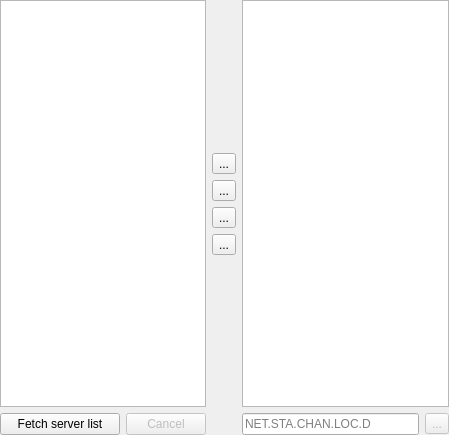
<?xml version="1.0" encoding="UTF-8"?>
<ui version="4.0">
 <class>StreamListWidget</class>
 <widget class="QWidget" name="StreamListWidget">
  <property name="geometry">
   <rect>
    <x>0</x>
    <y>0</y>
    <width>449</width>
    <height>435</height>
   </rect>
  </property>
  <property name="windowTitle">
   <string>Form</string>
  </property>
  <layout class="QGridLayout" name="gridLayout">
   <property name="margin">
    <number>0</number>
   </property>
   <item row="0" column="2">
    <widget class="QTreeView" name="resultStreamView">
     <property name="alternatingRowColors">
      <bool>true</bool>
     </property>
     <property name="selectionMode">
      <enum>QAbstractItemView::ContiguousSelection</enum>
     </property>
    </widget>
   </item>
   <item row="0" column="1">
    <layout class="QVBoxLayout" name="verticalLayout_2">
     <item>
      <spacer name="verticalSpacer_2">
       <property name="orientation">
        <enum>Qt::Vertical</enum>
       </property>
       <property name="sizeHint" stdset="0">
        <size>
         <width>20</width>
         <height>40</height>
        </size>
       </property>
      </spacer>
     </item>
     <item>
      <widget class="QToolButton" name="toolButton_StreamAdd">
       <property name="text">
        <string>...</string>
       </property>
       <property name="icon">
        <iconset resource="../rc/rc.qrc">
         <normaloff>:/icons/navigate_right.png</normaloff>:/icons/navigate_right.png</iconset>
       </property>
      </widget>
     </item>
     <item>
      <widget class="QToolButton" name="toolButton_StreamAddAll">
       <property name="text">
        <string>...</string>
       </property>
       <property name="icon">
        <iconset resource="../rc/rc.qrc">
         <normaloff>:/icons/navigate_right2.png</normaloff>:/icons/navigate_right2.png</iconset>
       </property>
      </widget>
     </item>
     <item>
      <widget class="QToolButton" name="toolButton_StreamRemoveAll">
       <property name="text">
        <string>...</string>
       </property>
       <property name="icon">
        <iconset resource="../rc/rc.qrc">
         <normaloff>:/icons/navigate_left2.png</normaloff>:/icons/navigate_left2.png</iconset>
       </property>
      </widget>
     </item>
     <item>
      <widget class="QToolButton" name="toolButton_StreamRemove">
       <property name="text">
        <string>...</string>
       </property>
       <property name="icon">
        <iconset resource="../rc/rc.qrc">
         <normaloff>:/icons/navigate_left.png</normaloff>:/icons/navigate_left.png</iconset>
       </property>
      </widget>
     </item>
     <item>
      <spacer name="verticalSpacer_3">
       <property name="orientation">
        <enum>Qt::Vertical</enum>
       </property>
       <property name="sizeHint" stdset="0">
        <size>
         <width>20</width>
         <height>40</height>
        </size>
       </property>
      </spacer>
     </item>
    </layout>
   </item>
   <item row="0" column="0">
    <widget class="QTreeView" name="seedlinkStreamView">
     <property name="alternatingRowColors">
      <bool>true</bool>
     </property>
     <property name="selectionMode">
      <enum>QAbstractItemView::ContiguousSelection</enum>
     </property>
    </widget>
   </item>
   <item row="2" column="2">
    <layout class="QHBoxLayout" name="horizontalLayout_4">
     <item>
      <widget class="QLineEdit" name="lineEdit_Stream">
       <property name="sizePolicy">
        <sizepolicy hsizetype="Expanding" vsizetype="Minimum">
         <horstretch>0</horstretch>
         <verstretch>0</verstretch>
        </sizepolicy>
       </property>
       <property name="placeholderText">
        <string>NET.STA.CHAN.LOC.D</string>
       </property>
      </widget>
     </item>
     <item>
      <widget class="QToolButton" name="toolButton_Add">
       <property name="enabled">
        <bool>false</bool>
       </property>
       <property name="text">
        <string>...</string>
       </property>
       <property name="icon">
        <iconset resource="../rc/rc.qrc">
         <normaloff>:/icons/navigate_plus.png</normaloff>:/icons/navigate_plus.png</iconset>
       </property>
      </widget>
     </item>
    </layout>
   </item>
   <item row="2" column="0">
    <layout class="QHBoxLayout" name="horizontalLayout">
     <item>
      <widget class="QPushButton" name="pushButton_Refresh">
       <property name="sizePolicy">
        <sizepolicy hsizetype="Expanding" vsizetype="Minimum">
         <horstretch>0</horstretch>
         <verstretch>0</verstretch>
        </sizepolicy>
       </property>
       <property name="text">
        <string>Fetch server list</string>
       </property>
       <property name="icon">
        <iconset resource="../rc/rc.qrc">
         <normaloff>:/icons/refresh.png</normaloff>:/icons/refresh.png</iconset>
       </property>
      </widget>
     </item>
     <item>
      <widget class="QPushButton" name="pushButton_RefreshCancel">
       <property name="enabled">
        <bool>false</bool>
       </property>
       <property name="sizePolicy">
        <sizepolicy hsizetype="Minimum" vsizetype="Minimum">
         <horstretch>0</horstretch>
         <verstretch>0</verstretch>
        </sizepolicy>
       </property>
       <property name="text">
        <string>Cancel</string>
       </property>
      </widget>
     </item>
    </layout>
   </item>
  </layout>
 </widget>
 <tabstops>
  <tabstop>seedlinkStreamView</tabstop>
  <tabstop>resultStreamView</tabstop>
  <tabstop>toolButton_StreamAdd</tabstop>
  <tabstop>toolButton_StreamAddAll</tabstop>
  <tabstop>toolButton_StreamRemoveAll</tabstop>
  <tabstop>toolButton_StreamRemove</tabstop>
  <tabstop>lineEdit_Stream</tabstop>
  <tabstop>toolButton_Add</tabstop>
 </tabstops>
 <resources>
  <include location="../rc/rc.qrc"/>
 </resources>
 <connections/>
</ui>
